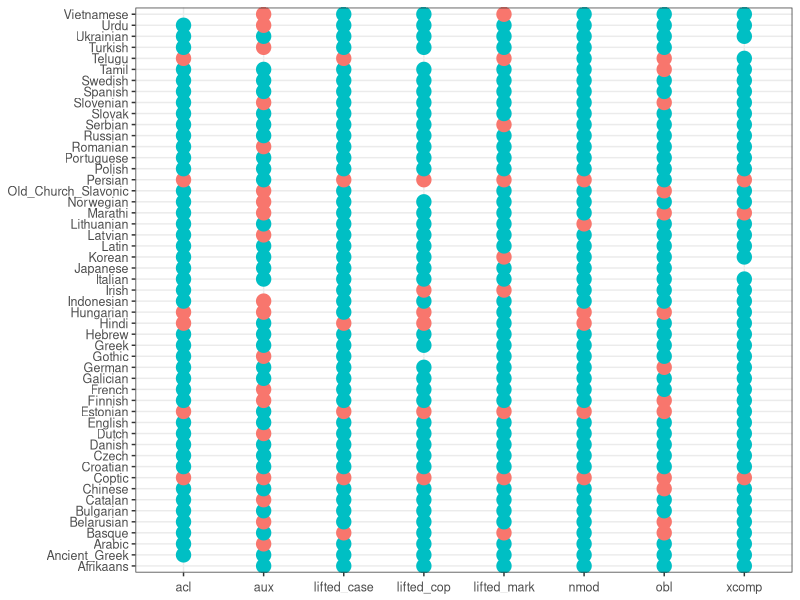

Source code (R):

data = read.csv("../../grammars/manual_output_funchead_two_coarse_parser_best_balanced/auto-summary-lstm.tsv", sep="\t")# %>% rename(Quality=AverageLength)

best = read.csv("../strongest_models/best-parse-best-balanced.csv")

library(dplyr)
library(tidyr)
library(ggplot2)

library(forcats)
data = data %>% mutate(Language = fct_recode(Language, "Old_Church_Slavonic" = "Old", "Ancient_Greek"= "Ancient"))





data = merge(data %>% mutate(FileName = as.character(FileName)), best %>% rename(FileName = Model), by=c("Language", "FileName"))

data = data



languages = read.csv("../languages/languages-iso_codes.tsv", sep=",")
data  = merge(data, languages, by=c("Language"), all.x=TRUE)




dependency = "nmod"

getCorrPair = function(dependency) {
   corr_pair = data %>% filter((CoarseDependency == dependency) | (CoarseDependency == "obj"))
   corr_pair = unique(corr_pair %>% select(Family, Language, FileName, CoarseDependency, DH_Weight)) %>% spread(CoarseDependency, DH_Weight)
   corr_pair$correlator = corr_pair[[dependency]]
   corr_pair = corr_pair %>% mutate(correlator_s = pmax(0,sign(correlator)), obj_s=pmax(0,sign(obj)))
   return(corr_pair)
}

corr_pair = getCorrPair("nmod")

dependencies = c("acl", "advcl", "advmod", "amod", "appos", "aux", "ccomp", "compound", "conj", "csubj", "dep", "det", "discourse", "dislocated", "expl", "fixed", "flat", "goeswith", "iobj", "lifted_case", "lifted_cc", "lifted_cop", "lifted_mark", "list", "nmod", "nsubj", "nummod", "obl", "orphan", "parataxis", "reparandum", "vocative", "xcomp")

for(dependency in dependencies) {
   corr_pair = getCorrPair(dependency)
   satisfiedFraction = mean((corr_pair$correlator_s == corr_pair$obj_s), na.rm=TRUE)
   cat(paste(dependency, satisfiedFraction, sep="\t"), sep="\n") #, file="results-two.tsv", append=TRUE, sep="\n")
}



ofInterest =  c("acl", "aux", "lifted_case", "lifted_cop", "lifted_mark", "nmod", "obl", "xcomp")


data = data %>% select(CoarseDependency, Family, Language, FileName, DH_Weight)

D = data %>% filter(CoarseDependency == "obj") %>% rename(DH_Weight_Obj = DH_Weight) %>% select(DH_Weight_Obj, FileName)
data = merge(data, D, by=c("FileName"))

data = data %>% filter(CoarseDependency %in% ofInterest)

data = data %>% mutate(Dir = pmax(0, sign(DH_Weight)), DirObj = pmax(0, sign(DH_Weight_Obj))) %>% mutate(Agree = (Dir == DirObj))

reverseOrder = c("aux")
data[data$CoarseDependency %in% reverseOrder,]$Agree = 1-data[data$CoarseDependency %in% reverseOrder,]$Agree


D = data %>% group_by(Language, Family, CoarseDependency) %>% summarise(Agree = mean(Agree))


library(scales)

D$AgreeB = as.factor(as.character(round(pmax(0, pmin(1, D$Agree)))))
plot = ggplot(D, aes(x = CoarseDependency, y = Language)) + 
#  geom_tile(aes(colour="white")) +
  geom_point(aes(colour = AgreeB, size =1)) +
  scale_fill_manual(values=c("red", "blue")) +
  theme_bw() + theme(axis.text.x=element_text(size=9, angle=0, vjust=0.3),
                     axis.text.y=element_text(size=9),
                     plot.title=element_text(size=11)) +
  theme(axis.title=element_blank()) + 
  theme(legend.position="none")

ggsave(file="figures/coverage-parse-best-circles.pdf", plot=plot)

#
#ordered_languages = (read.csv("ordered_languages.csv"))$x
#ordered_deps = (read.csv("ordered_dependencies.csv"))$x
#
#plot = ggplot(D, aes(x = factor(CoarseDependency, levels=ordered_deps), y = factor(Language, levels=ordered_languages))) + 
#  geom_tile(aes(fill=Agree)) + 
#  scale_fill_gradient(low="white", high="red", limits=c(0.5, 1), oob=squish) +
#  theme_bw() + theme(axis.text.x=element_text(size=9, angle=0, vjust=0.3),
#                     axis.text.y=element_text(size=9),
#                     plot.title=element_text(size=11)) +
#  theme(axis.title=element_blank()) + 
#  theme(legend.position="none")
#
#ggsave(file="coverage-parse-best-ordered.png", plot=plot)
#
#
#
